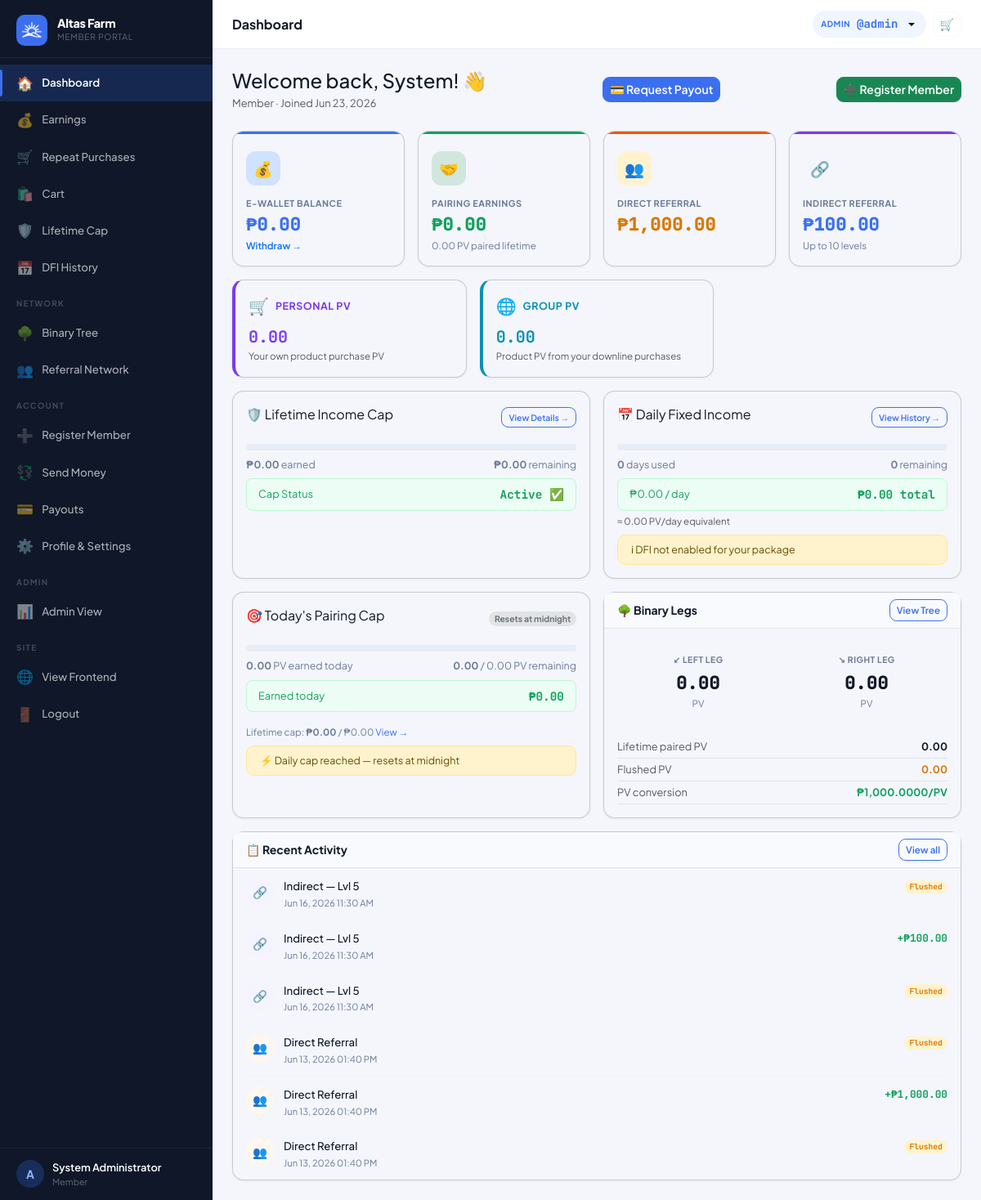
Page /?page=dashboard (signed in) on the committed database.
### tables this page shows
CREATE TABLE settings (
  key_name   VARCHAR(80) NOT NULL PRIMARY KEY,
  value      TEXT        NOT NULL,
  updated_at TIMESTAMP DEFAULT CURRENT_TIMESTAMP ON UPDATE CURRENT_TIMESTAMP
);

CREATE TABLE users (
  id                INT UNSIGNED AUTO_INCREMENT PRIMARY KEY,
  username          VARCHAR(40)  NOT NULL UNIQUE,
  password_hash     VARCHAR(255) NOT NULL,
  role              ENUM('member','admin') NOT NULL DEFAULT 'member',
  package_id        INT UNSIGNED NULL,
  reg_code_id           INT UNSIGNED NULL,
  reg_payment_method    ENUM('code','ewallet','pending') NOT NULL DEFAULT 'code',
  reg_paid_by           INT UNSIGNED NULL,

   
  sponsor_id        INT UNSIGNED NULL,
  binary_parent_id  INT UNSIGNED NULL,
  binary_position   ENUM('left','right') NULL,

   
  left_count        INT UNSIGNED NOT NULL DEFAULT 0,
  right_count       INT UNSIGNED NOT NULL DEFAULT 0,
  pairs_paid        INT UNSIGNED NOT NULL DEFAULT 0,
  pairs_flushed     INT UNSIGNED NOT NULL DEFAULT 0,
  pairs_paid_today  INT UNSIGNED NOT NULL DEFAULT 0,   

   
  left_pv           DECIMAL(14,2) NOT NULL DEFAULT 0.00 COMMENT 'Accumulated PV on left binary leg',
  right_pv          DECIMAL(14,2) NOT NULL DEFAULT 0.00 COMMENT 'Accumulated PV on right binary leg',
  paired_pv         DECIMAL(14,2) NOT NULL DEFAULT 0.00 COMMENT 'Total paired PV lifetime',
  paired_pv_today   DECIMAL(14,2) NOT NULL DEFAULT 0.00 COMMENT 'Paired PV today (reset by midnight cron)',
  flushed_pv        DECIMAL(14,2) NOT NULL DEFAULT 0.00 COMMENT 'PV flushed in binary pairing',
  personal_pv       DECIMAL(14,2) NOT NULL DEFAULT 0.00 COMMENT 'Personal sales PV from downline product purchases',
  group_pv          DECIMAL(14,2) NOT NULL DEFAULT 0.00 COMMENT 'Group sales PV from downline',

   
  lifetime_earned       DECIMAL(14,2) NOT NULL DEFAULT 0.00,
  cap_status            ENUM('active','capped','perminact') NOT NULL DEFAULT 'active',
  capping_bypass        TINYINT(1)   NOT NULL DEFAULT 0,
  daily_cap_bypass      TINYINT(1)   NOT NULL DEFAULT 0,
  capped_at             TIMESTAMP NULL,
  last_reactivation_at  TIMESTAMP NULL,
  dfi_days_used         INT UNSIGNED NOT NULL DEFAULT 0,
  dfi_active            TINYINT(1)   NOT NULL DEFAULT 1,
  cd_active             TINYINT(1)   NOT NULL DEFAULT 0,
  ewallet_sent_today      DECIMAL(12,2) NOT NULL DEFAULT 0.00,
  ewallet_sent_this_week  DECIMAL(12,2) NOT NULL DEFAULT 0.00,

   
  full_name         VARCHAR(120) NULL,
  email             VARCHAR(120) NULL,
  mobile            VARCHAR(20)  NULL,
  gcash_number       VARCHAR(20)  NULL,
  maya_number        VARCHAR(20)  NULL,
  usdt_trc20_address VARCHAR(100) NULL,
  usdt_bep20_address VARCHAR(100) NULL,
  address            TEXT         NULL,
  photo             VARCHAR(200) NULL,

  ewallet_balance       DECIMAL(14,2) NOT NULL DEFAULT 0.00,
  withdrawable_balance  DECIMAL(14,2) NOT NULL DEFAULT 0.00,
  status                ENUM('active','suspended','pending') NOT NULL DEFAULT 'active',
  joined_at         TIMESTAMP DEFAULT CURRENT_TIMESTAMP,
  last_login        TIMESTAMP NULL,

  FOREIGN KEY (sponsor_id)       REFERENCES users(id) ON DELETE SET NULL,
  FOREIGN KEY (binary_parent_id) REFERENCES users(id) ON DELETE SET NULL,
  FOREIGN KEY (package_id)       REFERENCES packages(id) ON DELETE SET NULL
);

CREATE TABLE commissions (
  id             INT UNSIGNED AUTO_INCREMENT PRIMARY KEY,
  user_id        INT UNSIGNED NOT NULL,
  type           ENUM('pairing','direct_referral','indirect_referral','daily_fixed_income','unilevel_product') NOT NULL,
  amount         DECIMAL(12,2) NOT NULL DEFAULT 0.00,
  cap_deduction  DECIMAL(12,2) NOT NULL DEFAULT 0.00,   
  source_user_id INT UNSIGNED  NULL,
  level          TINYINT UNSIGNED NULL,
  pairs_count    TINYINT UNSIGNED NULL,
  description    VARCHAR(255)  NULL,
  status         ENUM('credited','flushed') NOT NULL DEFAULT 'credited',
  created_at     TIMESTAMP DEFAULT CURRENT_TIMESTAMP,
  FOREIGN KEY (user_id)        REFERENCES users(id),
  FOREIGN KEY (source_user_id) REFERENCES users(id) ON DELETE SET NULL
);

### views/member/dashboard.php (the view, shortened to what the rows shown need)
<?php require 'views/partials/head.php'; ?>
<?php require 'views/partials/sidebar_member.php'; ?>
<div class="main-content">
  <?php require 'views/partials/topbar.php'; ?>
  <div class="page-content">
    <div class="d-flex align-items-center justify-content-between flex-wrap gap-2 mb-4">
      <div>
        <h4 class="fw-800 mb-1">Welcome back, <?= e($user['full_name'] ? explode(' ', $user['full_name'])[0] : '@' . $user['username']) ?>! 👋</h4>
        <p class="text-muted mb-0" style="font-size:.8rem;"><?= e($user['package_name'] ?? 'Member') ?> · Joined <?= fmt_date($user['joined_at']) ?></p>
      </div>
    </div>
      <?php
      $balanceSub = 'Withdraw →';
      $binaryEnabled = setting('binary_enabled', '1') === '1';
      $cards = [
        [$user['ewallet_balance'], 'E-Wallet Balance',   '💰', 'primary', 'primary', $balanceSub, '/?page=payout'],
        ...($binaryEnabled ? [
          [$summary['total_pairing'],  'Pairing Earnings', '🤝', 'success', 'success', number_format((float)$user['paired_pv'], 2) . ' PV paired lifetime', null],
        ] : []),
        [$summary['total_direct'],   'Direct Referral',  '👥', 'orange',  'warning', null, '/?page=genealogy&view=referral'],
        ...(setting('indirect_referral_enabled', '1') === '1' ? [
          [$summary['total_indirect'], 'Indirect Referral', '🔗', 'purple',  'purple',  'Up to 10 levels', null],
        ] : []),
      ];
      foreach ($cards as [$val, $label, $icon, $accent, $color, $sub, $link]): ?>
        <div class="col-6 col-xl-3">
          <div class="card stat-card h-100">
            <div class="stat-accent stat-accent-<?= $accent ?>"></div>
            <div class="card-body pt-4">
              <div class="stat-icon bg-<?= $color === 'purple' ? 'purple' : ($color === 'orange' ? 'warning' : $color) ?>-subtle"><?= $icon ?></div>
              <div class="stat-label"><?= $label ?></div>
              <div class="stat-value text-<?= $color === 'orange' ? 'warning' : ($color === 'purple' ? 'primary' : $color) ?>"><?= fmt_money((float)$val) ?></div>
              <?php if ($sub): ?>
                <div class="stat-sub">
                  <?php if ($link): ?><a href="<?= APP_URL . $link ?>" class="text-decoration-none fw-semibold" style="font-size:.72rem;"><?= $sub ?></a>
                    <?php else: ?><?= $sub ?><?php endif; ?>
                </div>
              <?php endif; ?>
            </div>
          </div>
        </div>
      <?php endforeach; ?>
      <?php
      $pvCards = [
        [$user['personal_pv'] ?? 0, 'Personal PV', '🛒', '#7c3aed', 'Your own product purchase PV'],
        [$user['group_pv']    ?? 0, 'Group PV',    '🌐', '#0891b2', 'Product PV from your downline purchases'],
      ];
      foreach ($pvCards as [$val, $label, $icon, $color, $sub]): ?>
        <div class="col-6 col-xl-4">
          <div class="card h-100" style="border-left:4px solid <?= $color ?>;">
            <div class="card-body pt-3">
              <div class="d-flex align-items-center gap-2 mb-2">
                <span style="font-size:1.25rem;"><?= $icon ?></span>
                <span style="font-size:.78rem;font-weight:700;color:<?= $color ?>;text-transform:uppercase;letter-spacing:.5px;"><?= $label ?></span>
              </div>
              <div class="font-mono fw-bold fs-5" style="color:<?= $color ?>;"><?= number_format((float)$val, 2) ?></div>
              <div class="text-muted" style="font-size:.72rem;"><?= $sub ?></div>
            </div>
          </div>
        </div>
      <?php endforeach; ?>
    <div class="card">
      <div class="card-body py-0 px-3">
        <?php if (empty($recent)): ?>
          <div class="text-center py-5 text-muted">
            <div style="font-size:2rem;">📭</div>
            <p class="mt-2 mb-0" style="font-size:.85rem;">No activity yet.</p>
          </div>
          <?php else: foreach ($recent as $item):
            $isCredit = $item['status'] === 'credited';
            $typeMap  = ['direct_referral' => ['👥', '#fff7ed', 'var(--orange)'], 'daily_fixed_income' => ['📅', '#eff6ff', 'var(--primary)']];
            if ($binaryEnabled) {
                $typeMap['pairing'] = ['🤝', '#ecfdf5', 'var(--success)'];
            }
            if (setting('indirect_referral_enabled', '1') === '1') {
                $typeMap['indirect_referral'] = ['🔗', '#f5f3ff', 'var(--purple)'];
            }
            [$icon, $bg, $col] = $typeMap[$item['type']] ?? ['💬', '#f4f6fb', 'var(--muted)'];
            $typeName = match ($item['type']) {
              'pairing' => 'Pairing Bonus',
              'direct_referral' => 'Direct Referral',
              'indirect_referral' => setting('indirect_referral_enabled', '1') === '1' ? 'Indirect — Lvl ' . $item['level'] : $item['type'],
              'daily_fixed_income' => 'Daily Fixed Income',
              default => $item['type']
            };
          ?>
            <div class="activity-item">
              <div class="activity-dot" style="background:<?= $bg ?>;color:<?= $col ?>"><?= $icon ?></div>
              <div class="flex-grow-1 min-w-0">
                <div class="activity-desc"><?= e($typeName) ?><?php if ($item['source_username']): ?> <span class="text-muted">via @<?= e($item['source_username']) ?></span><?php endif; ?></div>
                <div class="activity-meta"><?= fmt_datetime($item['created_at']) ?><?php if ($item['pairs_count']): ?> · <?= $item['pairs_count'] ?> pair(s)<?php endif; ?></div>
              </div>
              <div class="activity-amount" style="color:<?= $isCredit ? 'var(--success)' : 'var(--muted)' ?>">
                <?= $isCredit ? '+'  . fmt_money($item['amount']) : '<span class="badge bg-warning-subtle text-warning">Flushed</span>' ?>
              </div>
            </div>
        <?php endforeach;
        endif; ?>
      </div>
    </div>
  </div>
</div>
<?php require 'views/partials/footer.php'; ?>

### views/partials/sidebar_member.php (shortened to what the rows shown need)
<?php
$cp      = current_page();
$user    = Auth::user();
$initial = strtoupper(substr($user['username'] ?? 'U', 0, 1));
$name    = $user['full_name'] ?: ('@' . $user['username']);
$view    = $_GET['view'] ?? '';
$cartBadge = 0;
if (class_exists('Cart') && Auth::check()) {
    $_cart = Cart::getOrCreate(Auth::id());
    if ($_cart && !empty($_cart['id'])) {
        $cartItems = Cart::getItems((int)$_cart['id']);
        $cartBadge = empty($cartItems) ? 0 : (int)array_sum(array_column($cartItems, 'quantity'));
    }
}
$nav = [
  ['page' => 'dashboard', 'icon' => '🏠', 'label' => 'Dashboard',        'pages' => ['dashboard']],
  ['page' => 'earnings',  'icon' => '💰', 'label' => 'Earnings',         'pages' => ['earnings']],
  ['page' => 'repeat_purchases', 'icon' => '🛒', 'label' => 'Repeat Purchases', 'pages' => ['repeat_purchases']],
  ['page' => 'cart', 'icon' => '🛍️', 'label' => 'Cart', 'pages' => ['cart'], 'badge' => $cartBadge],
  ['page' => 'cap_status', 'icon' => '🛡️', 'label' => 'Lifetime Cap',     'pages' => ['cap_status']],
  ...(setting('dfi_enabled', '1') === '1' ? [
    ['page' => 'dfi_history', 'icon' => '📅', 'label' => 'DFI History', 'pages' => ['dfi_history']],
  ] : []),
  'SEPARATOR:Network',
  ...(setting('binary_enabled', '1') === '1' ? [
    ['page' => 'genealogy&view=binary',  'icon' => '🌳', 'label' => 'Binary Tree',      'pages' => ['genealogy'], 'view' => 'binary'],
  ] : []),
  ['page' => 'genealogy&view=referral', 'icon' => '👥', 'label' => 'Referral Network', 'pages' => ['genealogy'], 'view' => 'referral'],
  'SEPARATOR:Account',
  ['page' => 'register&sponsor=' . $user['username'], 'icon' => '➕', 'label' => 'Register Member', 'pages' => ['register']],
  ['page' => 'ewallet_transfer', 'icon' => '💱', 'label' => 'Send Money', 'pages' => ['ewallet_transfer']],
  ['page' => 'payout',  'icon' => '💳', 'label' => 'Payouts',   'pages' => ['payout']],
  ['page' => 'profile', 'icon' => '⚙️', 'label' => 'Profile & Settings', 'pages' => ['profile']],
];
if (Auth::isAdmin()) {
  $nav[] = 'SEPARATOR:Admin';
  $nav[] = ['page' => 'admin', 'icon' => '📊', 'label' => 'Admin View', 'pages' => []];
}
$nav[] = 'SEPARATOR:Site';
$nav[] = ['page' => '__frontend__', 'icon' => '🌐', 'label' => 'View Frontend', 'pages' => []];
function renderSidebarNav($nav, $cp, $user, $view, $initial, $name)
{ ?>
  <div class="sidebar-brand">
    <div>
      <div class="brand-name"><?= e(setting('site_name', APP_NAME)) ?></div>
      <div class="brand-sub">Member Portal</div>
    </div>
  </div>
  <div class="sidebar-footer">
    <div class="sidebar-user">
      <div class="user-avatar">
        <?php if (!empty($user['photo'])): ?>
          <img src="<?= APP_URL ?>/uploads/<?= e($user['photo']) ?>" alt="">
        <?php else: ?>
          <?= $initial ?>
        <?php endif; ?>
      </div>
      <div class="user-info">
        <div class="user-name"><?= e($name) ?></div>
        <div class="user-role"><?= e($user['package_name'] ?? 'Member') ?></div>
      </div>
    </div>
  </div>
<?php } ?>
<div class="sidebar d-none d-lg-flex flex-column">
  <?php renderSidebarNav($nav, $cp, $user, $view, $initial, $name); ?>
</div>

### views/partials/topbar.php (shortened to what the rows shown need)
<?php
if (isset($_GET['page']) && $_GET['page'] === 'admin_user_view' && !empty($_GET['id']) && Auth::isAdmin()) {
  $user = getUserById((int)$_GET['id']);
  if (!$user) {
    flash('error', 'User not found.');
    redirect('/?page=admin_users');
  }
} else {
  $user = Auth::user();
}
?>
<div class="topbar-wrapper no-print">
  <div class="d-flex align-items-center gap-2">
    <div class="dropdown">
      <button class="topbar-balance border-0 dropdown-toggle" type="button"
        data-bs-toggle="dropdown" aria-expanded="false"
        title="<?= e($user['username'] ?? '') ?>" style="cursor:pointer;">
        <span class="bal-label"><?= Auth::isAdmin() ? 'Admin' : 'User' ?></span>
        <span class="bal-amount">@<?= e($user['username'] ?? '') ?></span>
      </button>
    </div>
  </div>
</div>

### rows in the picture
settings: value "Altas Farm"
users: username "A", full_name "System Administrator", username "admin", full_name "System", joined_at "Jun 23, 2026"
commissions: icon "🔗", typeName "Indirect — Lvl 5", created_at "Jun 16, 2026 11:30 AM", status "Flushed"
commissions: icon "🔗", typeName "Indirect — Lvl 5", created_at "Jun 16, 2026 11:30 AM", amount "₱100.00"
commissions: icon "🔗", typeName "Indirect — Lvl 5", created_at "Jun 16, 2026 11:30 AM", status "Flushed"
commissions: icon "👥", type "Direct Referral", created_at "Jun 13, 2026 01:40 PM", status "Flushed"
commissions: icon "👥", type "Direct Referral", created_at "Jun 13, 2026 01:40 PM", amount "₱1,000.00"
commissions: icon "👥", type "Direct Referral", created_at "Jun 13, 2026 01:40 PM", status "Flushed"

### other values in the picture
$item['icon'] "🏠"
$item['label'] "Dashboard"
$item['icon'] "💰"
$item['label'] "Earnings"
$item['icon'] "🛒"
$item['label'] "Repeat Purchases"
$item['icon'] "🛍️"
$item['label'] "Cart"
$item['icon'] "🛡️"
$item['label'] "Lifetime Cap"
$item['icon'] "📅"
$item['label'] "DFI History"
substr($item, 10) "NETWORK"
$item['icon'] "🌳"
$item['label'] "Binary Tree"
